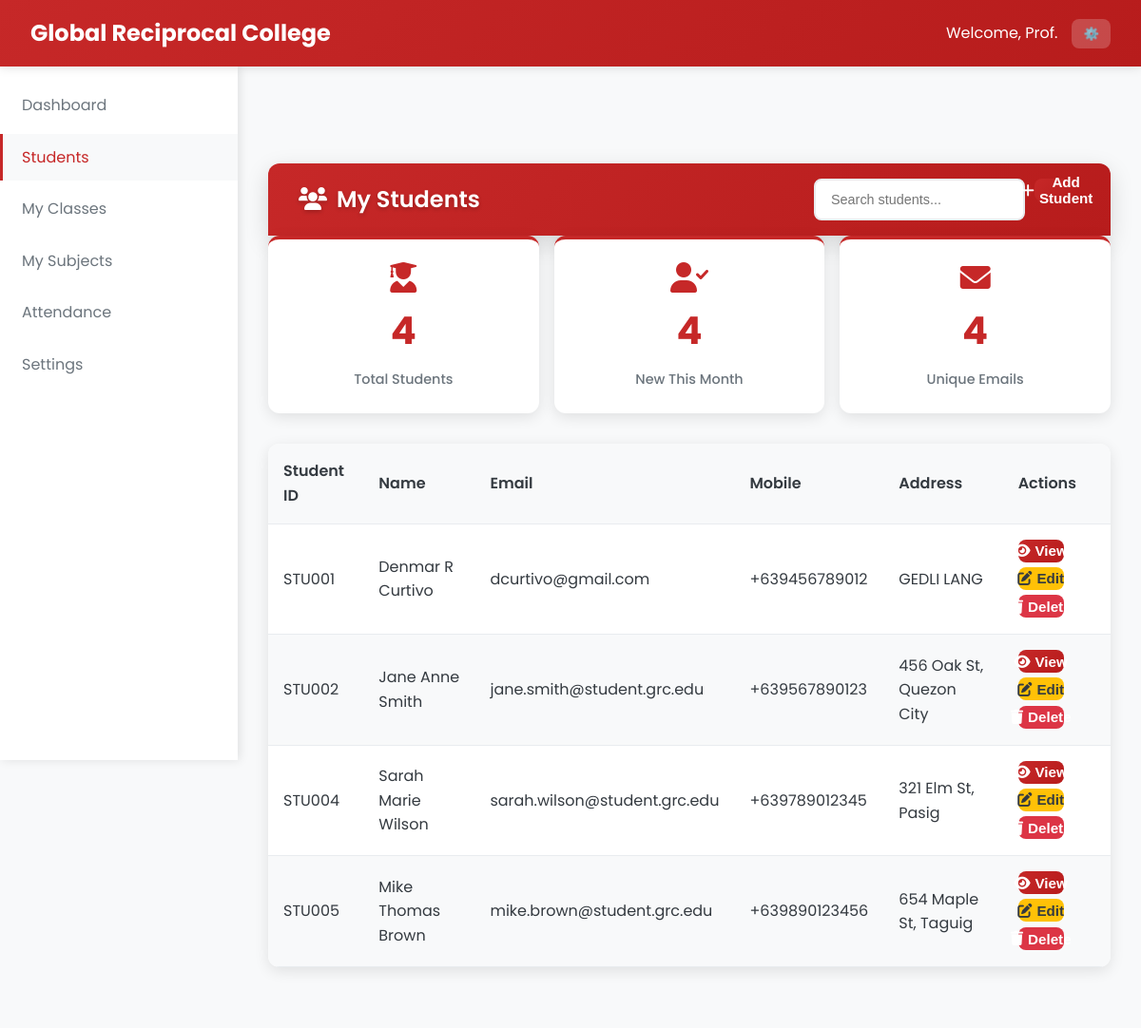
Page /Professor/manage_students.php (signed in) on the committed database.
### tables this page shows
CREATE TABLE `students` (
  `student_id` varchar(20) NOT NULL,
  `first_name` varchar(50) NOT NULL,
  `last_name` varchar(50) NOT NULL,
  `middle_name` varchar(50) DEFAULT NULL,
  `email` varchar(100) NOT NULL,
  `password` varchar(255) NOT NULL,
  `mobile` varchar(15) NOT NULL,
  `address` text NOT NULL,
  `created_at` datetime NOT NULL,
  `updated_at` datetime NOT NULL
);

### Professor/manage_students.php (the view, shortened to what this page needs)
<?php
require_once '../php/db.php';
$professor_id = $_SESSION['user_id'];
$query = "SELECT DISTINCT s.*
          FROM students s
          JOIN student_classes sc ON s.student_id = sc.student_id
          JOIN classes c ON sc.class_id = c.class_id
          WHERE c.professor_id = ?";
$stmt = $pdo->prepare($query);
$stmt->execute([$professor_id]);
$students = $stmt->fetchAll();
?>
<!DOCTYPE html>
<html lang="en">
<head>
    <link rel="stylesheet" href="../css/styles_fixed.css">
    <link rel="stylesheet" href="https://cdnjs.cloudflare.com/ajax/libs/font-awesome/6.0.0/css/all.min.css">
</head>
<body>
    <nav class="navbar">
        <div class="navbar-brand">
            <span class="navbar-title">Global Reciprocal College</span>
        </div>
        <div class="navbar-user">
            <span>Welcome, Prof. <?php echo $_SESSION['name']; ?></span>
            <div class="user-dropdown">
                <button class="dropdown-toggle">⚙️</button>
            </div>
        </div>
    </nav>
    <aside class="sidebar">
        <ul class="sidebar-menu">
            <li class="sidebar-item">
                <a href="professor_dashboard.php" class="sidebar-link">Dashboard</a>
            </li>
            <li class="sidebar-item">
                <a href="manage_students.php" class="sidebar-link active">Students</a>
            </li>
            <li class="sidebar-item">
                    <a href="professor_manage_schedule.php" class="sidebar-link">My Classes</a>
            </li>
            <li class="sidebar-item">
                    <a href="manage_subjects.php" class="sidebar-link">My Subjects</a>
            </li>
            <li class="sidebar-item">
                    <a href="professor_manage_schedule.php" class="sidebar-link">Attendance</a>
            </li>
            <li class="sidebar-item">
                <a href="settings.php" class="sidebar-link">Settings</a>
            </li>
        </ul>
    </aside>
    <main class="main-content">
        <div class="table-header-enhanced">
            <h2 class="table-title-enhanced"><i class="fas fa-users" style="margin-right: 10px;"></i>My Students</h2>
            <div class="btn-group">
                <input type="search" id="searchInput" class="search-input" placeholder="Search students..." aria-label="Search students" onkeyup="filterStudents()" />
                <button class="btn btn-primary btn-icon" type="button" onclick="openModal('addStudentModal')" aria-haspopup="dialog">
                    <i class="fas fa-plus"></i> Add Student
                </button>
            </div>
        </div>
        <div class="stats-grid">
            <div class="stats-card fade-in">
                <i class="fas fa-user-graduate" style="font-size: 2rem; color: var(--primary); margin-bottom: 0.5rem;"></i>
                <div class="stats-number"><?php echo count($students); ?></div>
                <div class="stats-label">Total Students</div>
            </div>
            <div class="stats-card fade-in">
                <i class="fas fa-user-check" style="font-size: 2rem; color: var(--primary); margin-bottom: 0.5rem;"></i>
                <div class="stats-number"><?php echo count(array_filter($students, function($s) { return strtotime($s['created_at']) > strtotime('-30 days'); })); ?></div>
                <div class="stats-label">New This Month</div>
            </div>
            <div class="stats-card fade-in">
                <i class="fas fa-envelope" style="font-size: 2rem; color: var(--primary); margin-bottom: 0.5rem;"></i>
                <div class="stats-number"><?php echo count(array_unique(array_column($students, 'email'))); ?></div>
                <div class="stats-label">Unique Emails</div>
            </div>
        </div>
        <div class="table-container">
            <table class="table">
                <thead>
                    <tr>
                        <th>Student ID</th>
                        <th>Name</th>
                        <th>Email</th>
                        <th>Mobile</th>
                        <th>Address</th>
                        <th>Actions</th>
                    </tr>
                </thead>
                <tbody>
                    <?php foreach ($students as $student): ?>
                    <tr>
                        <td><?php echo $student['student_id']; ?></td>
                        <td><?php echo $student['first_name'] . ' ' . ($student['middle_name'] ? $student['middle_name'] . ' ' : '') . $student['last_name']; ?></td>
                        <td><?php echo $student['email']; ?></td>
                        <td><?php echo $student['mobile']; ?></td>
                        <td><?php echo $student['address']; ?></td>
                        <td>
                            <div class="action-buttons">
                                <button class="btn btn-sm btn-primary btn-icon" onclick="viewStudentDetails('<?php echo $student['student_id']; ?>)">
                                    <i class="fas fa-eye"></i> View
                                </button>
                                <button class="btn btn-sm btn-warning btn-icon" onclick="editStudent(<?php echo htmlspecialchars(json_encode($student)); ?>)">
                                    <i class="fas fa-edit"></i> Edit
                                </button>
                                <form action="" method="POST" style="display:inline;">
                                    <button type="submit" class="btn btn-sm btn-danger btn-icon" onclick="return confirm('Are you sure you want to delete this student?')">
                                        <i class="fas fa-trash"></i> Delete
                                    </button>
                                </form>
                            </div>
                        </td>
                    </tr>
                    <?php endforeach; ?>
                </tbody>
            </table>
        </div>
    </main>
</body>
</html>

### css/styles_fixed.css (style rules this page uses)
:root { --primary: #C62828; --primary-dark: #B71C1C; --primary-light: #EF5350; --secondary: #2E7D32; --accent: #1565C0; --light: #f8f9fa; --dark: #343a40; --gray: #6c757d; --light-gray: #e9ecef; --success: #28a745; --warning: #ffc107; --danger: #dc3545; --info: #17a2b8; }
* { margin: 0; padding: 0; box-sizing: border-box; }
body { font-family: 'Poppins', sans-serif; background-color: var(--light); color: var(--dark); line-height: 1.6; }
.navbar { background: linear-gradient(135deg, var(--primary) 0%, var(--primary-dark) 100%); color: white; padding: 1rem 2rem; display: flex; justify-content: space-between; align-items: center; box-shadow: 0 2px 10px rgba(0, 0, 0, 0.1); position: sticky; top: 0; z-index: 1000; }
.navbar-brand { font-size: 1.5rem; font-weight: 700; display: flex; align-items: center; gap: 10px; }
.navbar-user { display: flex; align-items: center; gap: 15px; }
.user-dropdown { position: relative; }
.dropdown-toggle { background: rgba(255, 255, 255, 0.2); border: none; color: white; padding: 8px 12px; border-radius: 8px; cursor: pointer; transition: background-color 0.3s ease; }
.sidebar { width: 250px; background: white; height: calc(100vh - 70px); position: fixed; left: 0; top: 70px; box-shadow: 2px 0 10px rgba(0, 0, 0, 0.1); overflow-y: auto; transition: transform 0.3s ease; z-index: 999; transform: translateX(0); }
.sidebar-menu { list-style: none; padding: 1rem 0; }
.sidebar-item { margin-bottom: 5px; }
.sidebar-link { display: flex; align-items: center; padding: 12px 20px; color: var(--gray); text-decoration: none; transition: all 0.3s ease; border-left: 3px solid transparent; }
.sidebar-link.active { background: var(--light); color: var(--primary); border-left-color: var(--primary); }
.main-content { margin-left: 250px; margin-top: 70px; padding: 2rem; min-height: calc(100vh - 70px); background: var(--light); transition: margin-left 0.3s ease, padding 0.3s ease; }
.btn-icon { font-size: 1.2rem; font-weight: bold; background: rgba(255, 255, 255, 0.2); border-radius: 50%; width: 24px; height: 24px; display: flex; align-items: center; justify-content: center; }
.table-container { background: white; border-radius: 12px; box-shadow: 0 4px 15px rgba(0, 0, 0, 0.1); overflow: hidden; margin-bottom: 2rem; }
.table { width: 100%; border-collapse: collapse; }
.table th, .table td { padding: 1rem; text-align: left; border-bottom: 1px solid var(--light-gray); }
.table th { background: var(--light); font-weight: 600; color: var(--dark); }
.btn { padding: 10px 20px; border: none; border-radius: 8px; cursor: pointer; font-weight: 500; transition: all 0.3s ease; text-decoration: none; display: inline-block; }
.btn-primary { background: var(--primary); color: white; }
.btn-danger { background: var(--danger); color: white; }
.btn-warning { background: var(--warning); color: var(--dark); }
.btn-sm { padding: 6px 12px; font-size: 0.875rem; }
.search-input { flex: 1; padding: 10px 15px; border: 2px solid var(--light-gray); border-radius: 8px; font-size: 0.9rem; }
.stats-grid { display: grid; grid-template-columns: repeat(auto-fill, minmax(350px, 1fr)); gap: 2rem; margin-bottom: 2rem; }
.table-header-enhanced { background: linear-gradient(135deg, var(--primary) 0%, var(--primary-dark) 100%); padding: 2rem; border-radius: 16px; margin-bottom: 2rem; box-shadow: 0 8px 25px rgba(0, 0, 0, 0.15); display: flex; justify-content: space-between; align-items: center; }
.table-title-enhanced { color: white; font-size: 1.5rem; font-weight: 700; margin: 0; text-shadow: 0 2px 4px rgba(0, 0, 0, 0.2); }
.btn { padding: 0.75rem 1.5rem; border: none; border-radius: 8px; cursor: pointer; font-size: 0.95rem; font-weight: 600; display: inline-flex; align-items: center; gap: 0.5rem; transition: all 0.2s ease; text-decoration: none; }
.btn-primary { background: linear-gradient(135deg, var(--primary) 0%, var(--primary-dark) 100%); color: white; }

### rows in the picture
students: student_id "STU001", first_name "Denmar", middle_name "R", last_name "Curtivo", email "dcurtivo@gmail.com", mobile "+639456789012", address "GEDLI LANG"
students: student_id "STU002", first_name "Jane", middle_name "Anne", last_name "Smith", email "jane.smith@student.grc.edu", mobile "+639567890123", address "456 Oak St, Quezon City"
students: student_id "STU004", first_name "Sarah", middle_name "Marie", last_name "Wilson", email "sarah.wilson@student.grc.edu", mobile "+639789012345", address "321 Elm St, Pasig"
students: student_id "STU005", first_name "Mike", middle_name "Thomas", last_name "Brown", email "mike.brown@student.grc.edu", mobile "+639890123456", address "654 Maple St, Taguig"

### other values in the picture
count($students) "4"
count(array_unique(array_column($students, 'email'))) "4"
